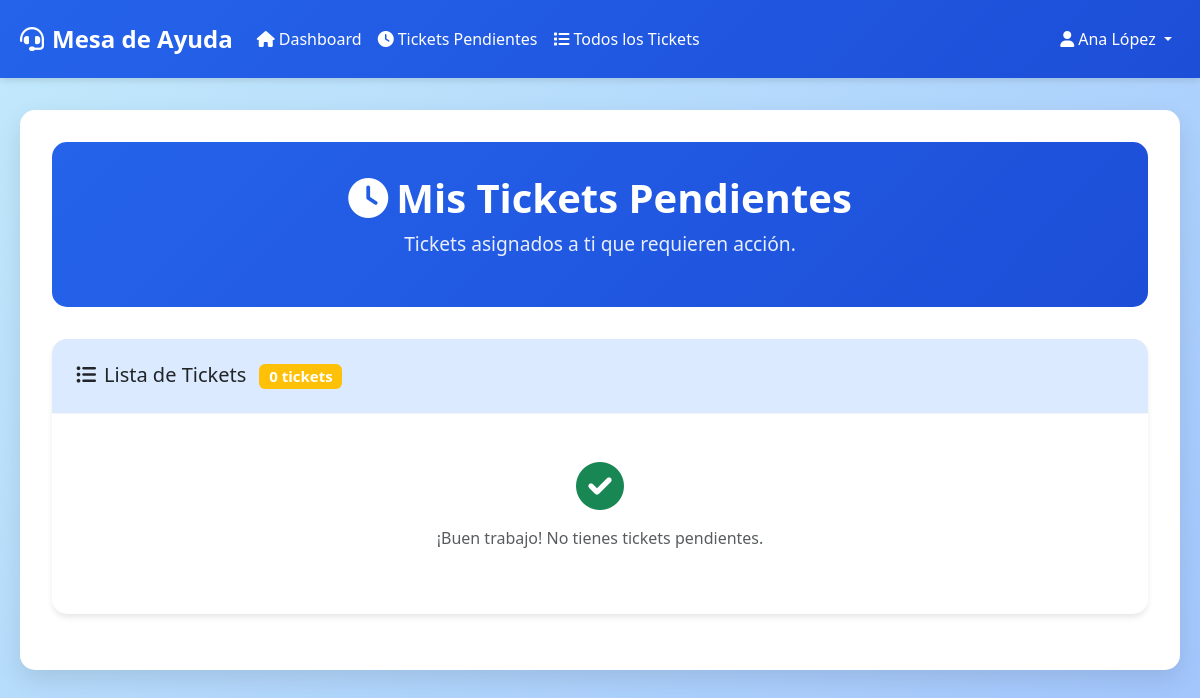
The page /tickets_pendientes.php (signed in) on the database as committed earlier.
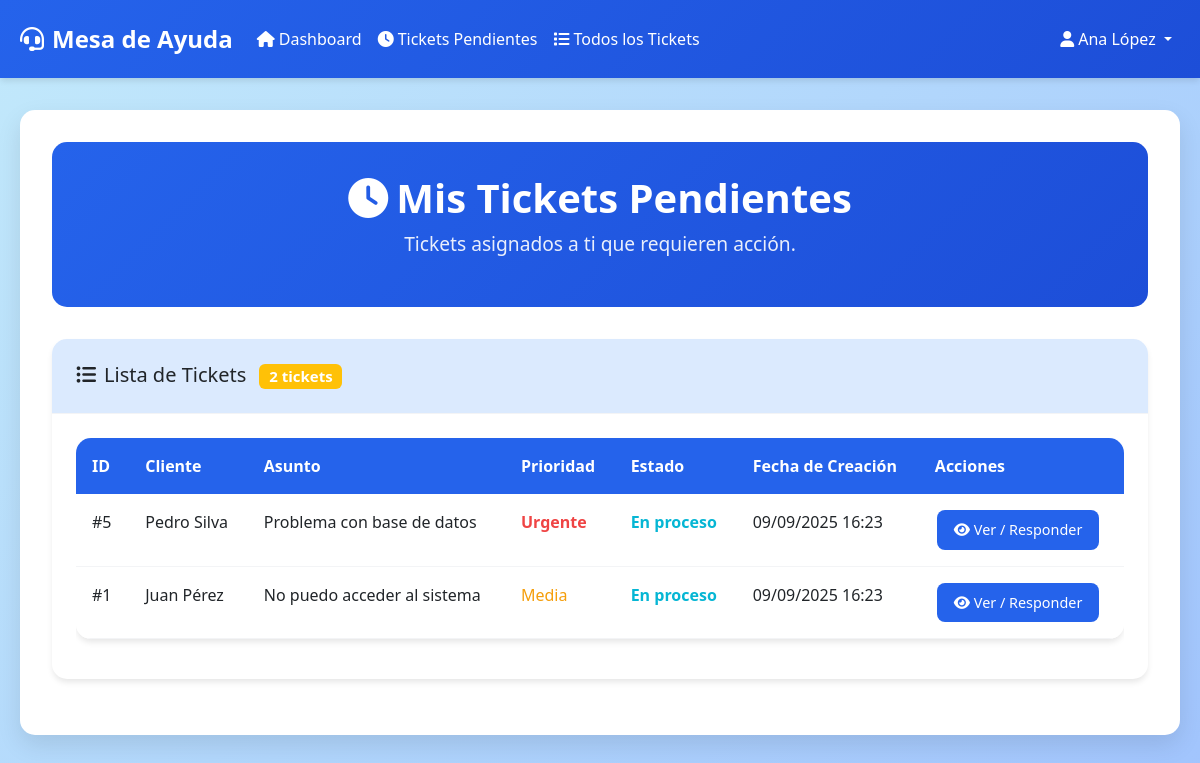
The same page on the database as committed later.
### tables this page shows
CREATE TABLE IF NOT EXISTS tickets (
    id_ticket INT AUTO_INCREMENT PRIMARY KEY,
    id_usuario INT NOT NULL,
    asunto VARCHAR(255) NOT NULL,
    descripcion TEXT NOT NULL,
    categoria VARCHAR(50) NOT NULL,
    prioridad ENUM('Baja', 'Media', 'Alta', 'Urgente') DEFAULT 'Media',
    estado ENUM('Pendiente', 'En proceso', 'Resuelto', 'Cerrado usuario', 'Cerrado automático') DEFAULT 'Pendiente',
    fecha_creacion DATETIME DEFAULT CURRENT_TIMESTAMP,
    fecha_ultima_actualizacion DATETIME DEFAULT CURRENT_TIMESTAMP ON UPDATE CURRENT_TIMESTAMP,
    fecha_resolucion DATETIME NULL,
    id_tecnico_asignado INT NULL,
    FOREIGN KEY (id_usuario) REFERENCES usuarios(id_usuario) ON DELETE CASCADE,
    FOREIGN KEY (id_tecnico_asignado) REFERENCES usuarios(id_usuario) ON DELETE SET NULL
);

CREATE TABLE IF NOT EXISTS usuarios (
    id_usuario INT AUTO_INCREMENT PRIMARY KEY,
    nombre VARCHAR(100) NOT NULL,
    correo VARCHAR(100) NOT NULL UNIQUE,
    contrasena VARCHAR(255) NOT NULL,
    rol ENUM('cliente', 'tecnico', 'admin') DEFAULT 'cliente',
    fecha_registro TIMESTAMP DEFAULT CURRENT_TIMESTAMP,
    activo BOOLEAN DEFAULT TRUE
);

### tickets_pendientes.php (the view, shortened to what the changed rows need)
<?php
require_once 'conexion.php';
$usuario_id = $_SESSION['usuario_id'];
try {
    $sql = "SELECT t.*, u.nombre as cliente
            FROM tickets t
            JOIN usuarios u ON t.id_usuario = u.id_usuario
            WHERE t.id_tecnico_asignado = ? AND t.estado IN ('Pendiente', 'En proceso')
            ORDER BY t.prioridad DESC, t.fecha_creacion ASC";
    $stmt = $pdo->prepare($sql);
    $stmt->execute([$usuario_id]);
    $tickets = $stmt->fetchAll();
} catch(PDOException $e) {
    $error = 'Error al cargar los tickets pendientes.';
}
?>
<!DOCTYPE html>
<html lang="es">
<head>
    <link href="https://cdn.jsdelivr.net/npm/bootstrap@5.3.0/dist/css/bootstrap.min.css" rel="stylesheet">
    <link href="https://cdnjs.cloudflare.com/ajax/libs/font-awesome/6.0.0/css/all.min.css" rel="stylesheet">
    <link href="estilos.css" rel="stylesheet">
</head>
<body>
    <div class="container">
        <div class="dashboard-container fade-in">
            <div class="dashboard-header">
                <h1 class="dashboard-title">
                    <i class="fas fa-clock me-2"></i>Mis Tickets Pendientes
                </h1>
            </div>
            <div class="card">
                <div class="card-header">
                    <h5 class="mb-0">
                        <i class="fas fa-list-ul me-2"></i>Lista de Tickets
                        <span class="badge bg-warning ms-2"><?php echo count($tickets); ?> tickets</span>
                    </h5>
                </div>
                <div class="card-body">
                    <?php if (isset($error)): ?>
                        <div class="alert alert-danger"><?php echo $error; ?></div>
                    <?php elseif (empty($tickets)): ?>
                        <div class="text-center py-4">
                            <i class="fas fa-check-circle fa-3x text-success mb-3"></i>
                            <p class="text-muted">¡Buen trabajo! No tienes tickets pendientes.</p>
                        </div>
                    <?php else: ?>
                        <div class="table-responsive">
                            <table class="table table-hover">
                                <thead>
                                    <tr>
                                        <th>ID</th>
                                        <th>Cliente</th>
                                        <th>Asunto</th>
                                        <th>Prioridad</th>
                                        <th>Estado</th>
                                        <th>Fecha de Creación</th>
                                        <th>Acciones</th>
                                    </tr>
                                </thead>
                                <tbody>
                                    <?php foreach ($tickets as $ticket): ?>
                                        <tr>
                                            <td>#<?php echo $ticket['id_ticket']; ?></td>
                                            <td><?php echo htmlspecialchars($ticket['cliente']); ?></td>
                                            <td><?php echo htmlspecialchars($ticket['asunto']); ?></td>
                                            <td>
                                                <span class="prioridad-<?php echo strtolower($ticket['prioridad']); ?>">
                                                    <?php echo $ticket['prioridad']; ?>
                                                </span>
                                            </td>
                                            <td>
                                                <span class="estado-<?php echo str_replace(' ', '-', strtolower($ticket['estado'])); ?>">
                                                    <?php echo $ticket['estado']; ?>
                                                </span>
                                            </td>
                                            <td><?php echo date('d/m/Y H:i', strtotime($ticket['fecha_creacion'])); ?></td>
                                            <td>
                                                <a href="ver_ticket.php?id=<?php echo $ticket['id_ticket']; ?>" class="btn btn-action btn-view btn-sm">
                                                    <i class="fas fa-eye"></i> Ver / Responder
                                                </a>
                                            </td>
                                        </tr>
                                    <?php endforeach; ?>
                                </tbody>
                            </table>
                        </div>
                    <?php endif; ?>
                </div>
            </div>
        </div>
    </div>
</body>
</html>

Rows that differ between the two databases and show on the page:
added tickets: id_ticket "5", id_usuario.nombre "Pedro Silva", asunto "Problema con base de datos", prioridad "Urgente", estado "En proceso", fecha_creacion "09/09/2025 16:23"
added tickets: id_ticket "1", id_usuario.nombre "Juan Pérez", asunto "No puedo acceder al sistema", prioridad "Media", estado "En proceso", fecha_creacion "09/09/2025 16:23"
Other text that changed with them:
count($tickets): "0" → "2"
text no longer shown: "¡Buen trabajo! No tienes tickets pendientes."
text now shown: "ID Cliente Asunto Prioridad Estado Fecha de Creación Acciones"
